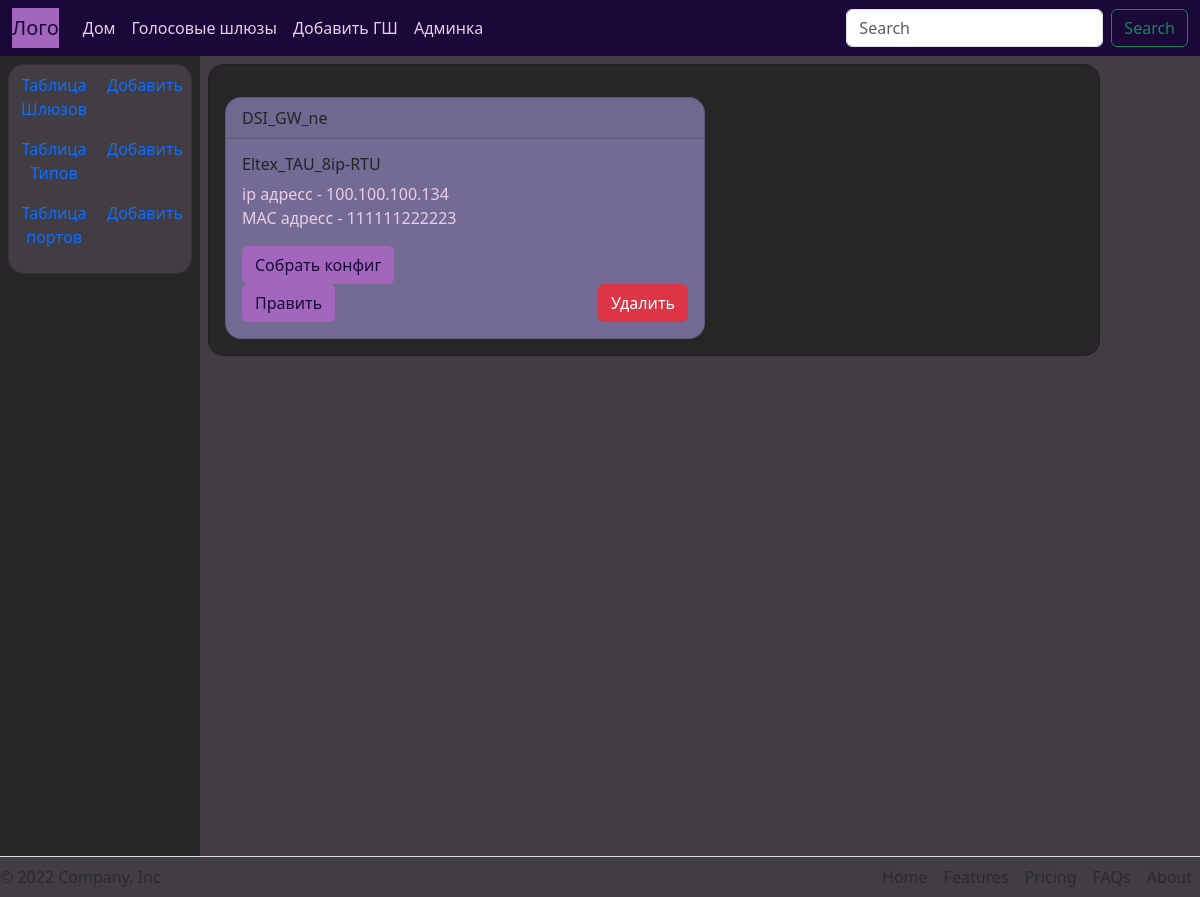
The app's page /gateway/views/DSI_GW_ne/ with its own data.
### voicegateway/models.py (models this page shows, shortened)
class MainGateway(models.Model):
    name_gw = models.CharField(max_length=30, unique=True)
    type = models.ForeignKey('TypeGateway', on_delete=models.RESTRICT) #restrict защита от удаление в связанной таблице
    ip = models.GenericIPAddressField(unique=True)
    mac = models.CharField('MAC адрес', max_length=13, unique=True)
    class Meta:
        verbose_name = 'Голосовой шлюз'
        verbose_name_plural = 'Голосовые шлюзы'
        ordering = ['name_gw'] #Определяет порядок выгрузки всем элементов objects.
    def get_ubdate_url(self):
        return reverse('gateway_update', kwargs={'name_gw': self.name_gw})
    def get_delete_url(self):
        return reverse('gateway_delete', kwargs={'name_gw': self.name_gw})
    def get_render_url(self):
        return reverse('gateway_render', kwargs={'name_gw': self.name_gw})

class TypeGateway(models.Model):
    name_type = models.CharField(max_length=50, unique=True)
    softswitch = models.CharField('Платформа', max_length=50)
    ports = models.IntegerField()
    template_file = models.FileField(max_length=50, upload_to='type/', default='-')
    class Meta:
        verbose_name = 'Таблица типов голосовых шлюзов'
        verbose_name_plural = 'Таблицы типов голосовых шлюзов'
        ordering = ['name_type']  # Определяет порядок выгрузки всем элементов мотодом objects.
    def __str__(self):
        return self.name_type

### voicegateway/views.py (the view)
# urls.py: path('views/<str:name_gw>/', MainGatewayView.as_view(), name='gateway_view'),
class MainGatewayView(View):
    def get(self, request, name_gw):
        data = get_object_or_404(MainGateway, name_gw__exact=name_gw)
        return render(request, 'voicegateway/main_gateway_view.html', context={'data': data})

### voicegateway/templates/voicegateway/main_gateway_view.html (shortened to what this page needs)
{% extends 'MainProject/main.html' %}
{% block content %}
<form action="{{ data.get_delete_url }}" method="get">
    <div class="card color-card mt-3" style="max-width: 30rem;">
        <div class="card-header">{{ data.name_gw }}</div>
        <div class="card-body">
            <h6 class="card-title">{{ data.type }}</h6>
            <p class="card-text">ip адресс - {{ data.ip }}<br> MAC адресс - {{ data.mac }}</p>
            <a href="{{ data.get_render_url }}" class="btn color-button">Собрать конфиг</a><br>
            <div class="card-button">
                <a href="{{ data.get_ubdate_url }}" class="btn color-button">Править</a>
                <button method="submit" class="btn btn-danger">Удалить</button>
            </div>
        </div>
    </div>
</form>
{% endblock %}

### MainProject/static/MainProject/css/main.css (style rules this page uses)
html { width: 100%; }
body, .left-section-card { background-color:#423c43; }
.color-card { background-color: #746b94; }
.color-button { background-color: #a267bd; color: #1a0838; }
p, h1, .nav-link { color: rgb(234, 206, 231); }
.card { border-radius: 1em; }
.card-button { display: flex; justify-content: space-between; }

### records on screen
MainGateway: name_gw "DSI_GW_ne", type "Eltex_TAU_8ip-RTU", ip "100.100.100.134", mac "111111222223"
